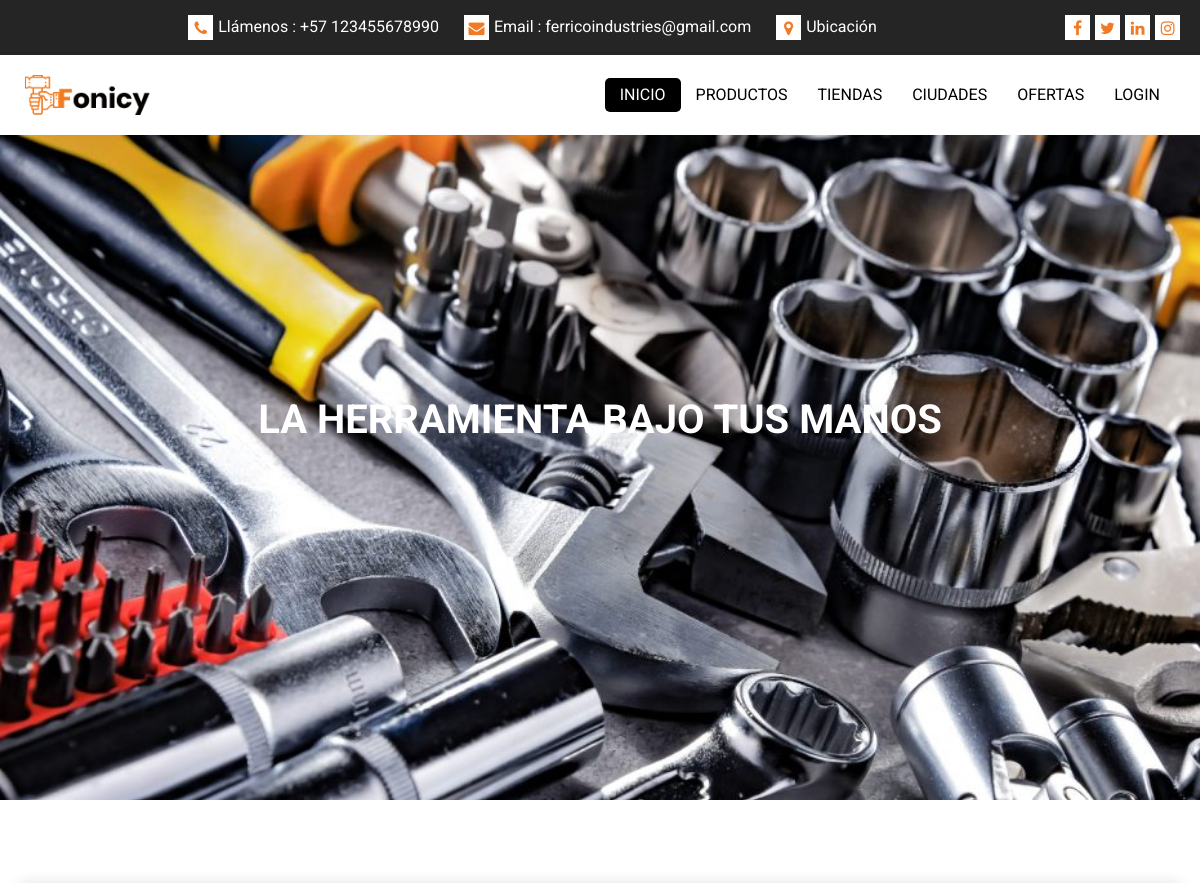
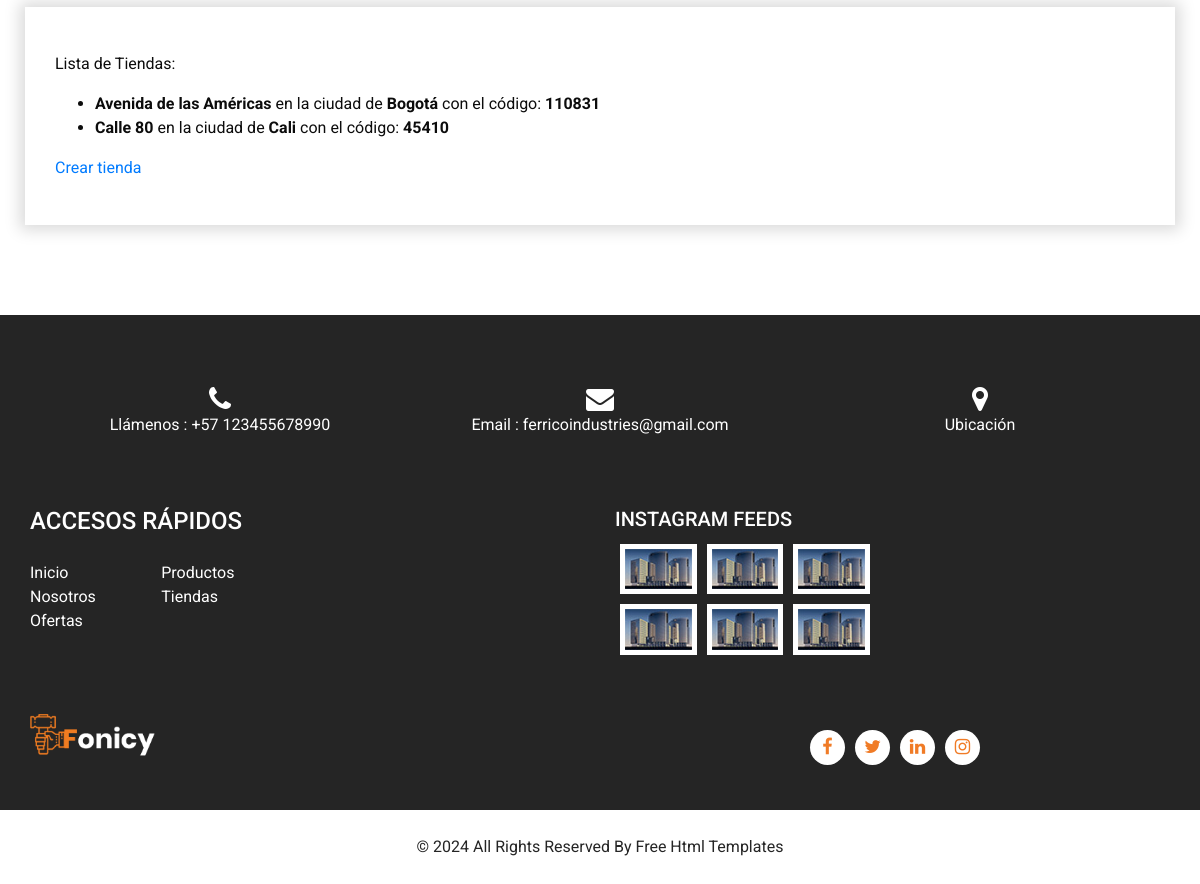
Page /ferrico/lista-tiendas/ on the committed database (2 pictures, top to bottom).
### AppPreEntrega3/models.py (models this page shows, shortened)
class Tienda(models.Model):
    nombre = models.CharField(max_length=40)
    codigoTienda = models.IntegerField()
    ciudad = models.CharField(max_length=50)
    email = models.EmailField()
    class Meta():
        ordering=('nombre','codigoTienda',)
        unique_together = ('nombre','codigoTienda')

### AppPreEntrega3/views.py (the view)
# urls.py: path('lista-tiendas/', lista_tiendas, name='ListaTiendas'),
def lista_tiendas (req):
    lista = Tienda.objects.all()
    return render(req, "lista_tiendas.html", {"lista_tiendas" : lista})

### AppPreEntrega3/templates/lista_tiendas.html
{% extends 'padre.html' %}
{% block contenidoQueCambia %}
<p>Lista de Tiendas: </p>
    <ul>
        {% for tienda in lista_tiendas  %}
            <li> <a style="font-weight: bold;">{{tienda.nombre}} </a> en la ciudad de  <a style="font-weight: bold;">{{tienda.ciudad}} </a> con el código: <a style="font-weight: bold;">{{tienda.codigoTienda}}</a>
            </li>
        {% endfor %}
    </ul>
    <a href="{% url 'TiendaFormulario' %}">Crear tienda</a>
{% endblock contenidoQueCambia %}

### AppPreEntrega3/static/css/style.css (style rules this page uses)
body { font-family: 'Roboto', sans-serif; color: #0c0c0c; background-color: #ffffff; overflow-x: hidden; }
a, a:hover, a:focus { text-decoration: none; }

### rows in the picture
Tienda: nombre "Avenida de las Américas", ciudad "Bogotá", codigoTienda "110831"
Tienda: nombre "Calle 80", ciudad "Cali", codigoTienda "45410"
